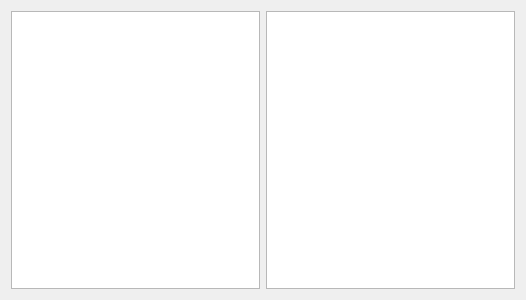
<?xml version="1.0" encoding="UTF-8"?>
<ui version="4.0">
 <class>ShapePropersDialog</class>
 <widget class="QDialog" name="ShapePropersDialog">
  <property name="geometry">
   <rect>
    <x>0</x>
    <y>0</y>
    <width>526</width>
    <height>300</height>
   </rect>
  </property>
  <property name="windowTitle">
   <string>Dialog</string>
  </property>
  <layout class="QHBoxLayout" name="horizontalLayout">
   <item>
    <widget class="QGraphicsView" name="graphicsView"/>
   </item>
   <item>
    <widget class="QTableView" name="tableView"/>
   </item>
  </layout>
 </widget>
 <resources/>
 <connections/>
</ui>
